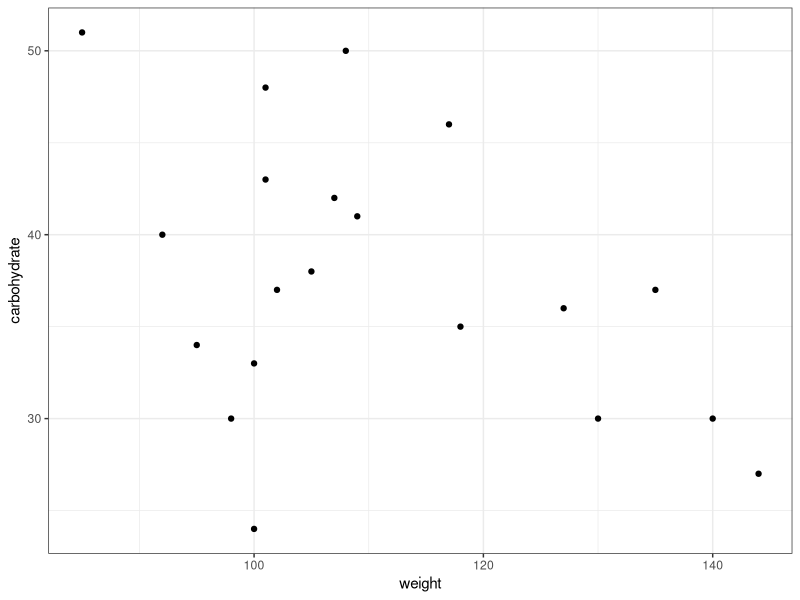
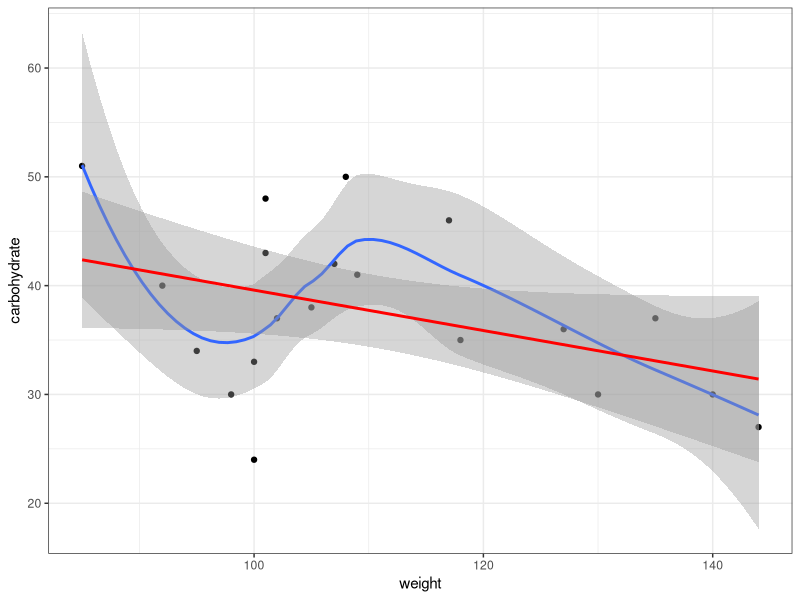

Write the R code that produced these figures, in order.
library(tidyverse)
library(ggplot2); theme_set(theme_bw())
library(readr)

cdat <- read_csv("../data/Carbohydrate_diet.csv")
## print(cdat, n=8)

gg0 <- (ggplot(cdat, 
               aes(weight, carbohydrate))
        + geom_point()
)

print(gg0)
print(gg0 + geom_smooth(method="loess")
          + geom_smooth(method="lm", col="red"))

cdat <- mutate(cdat, f_age=cut_number(age,3))
